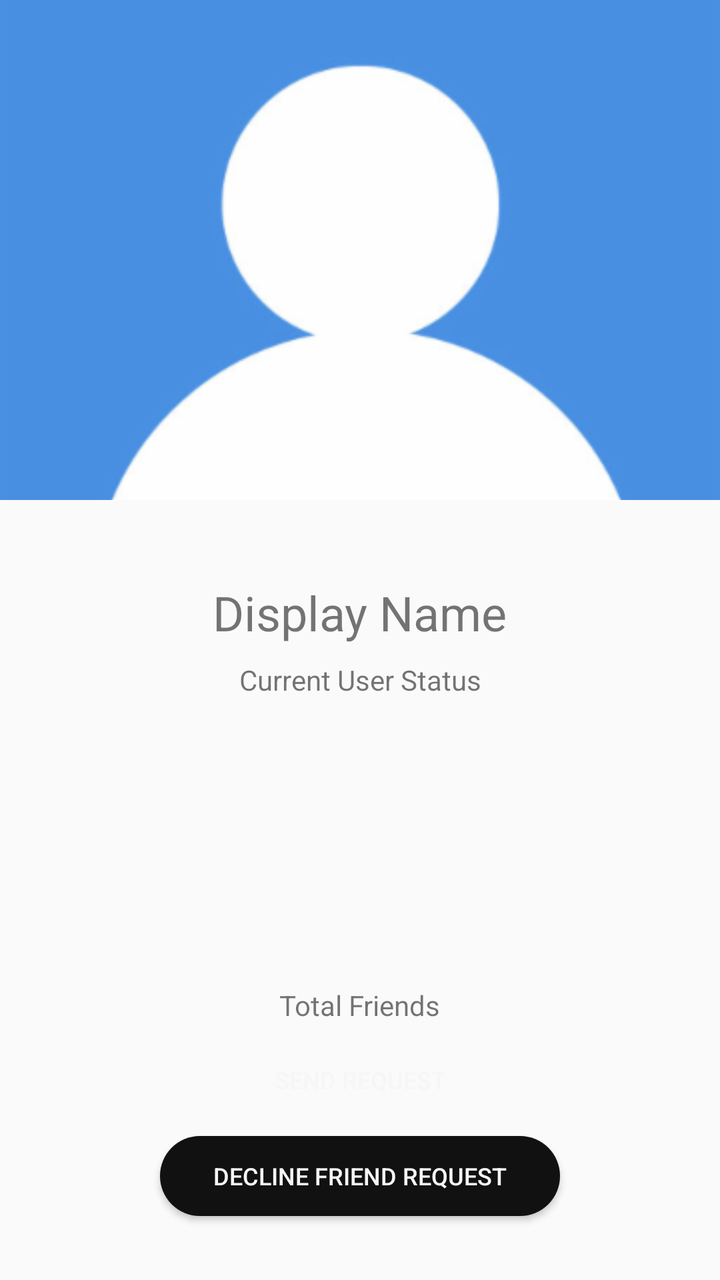
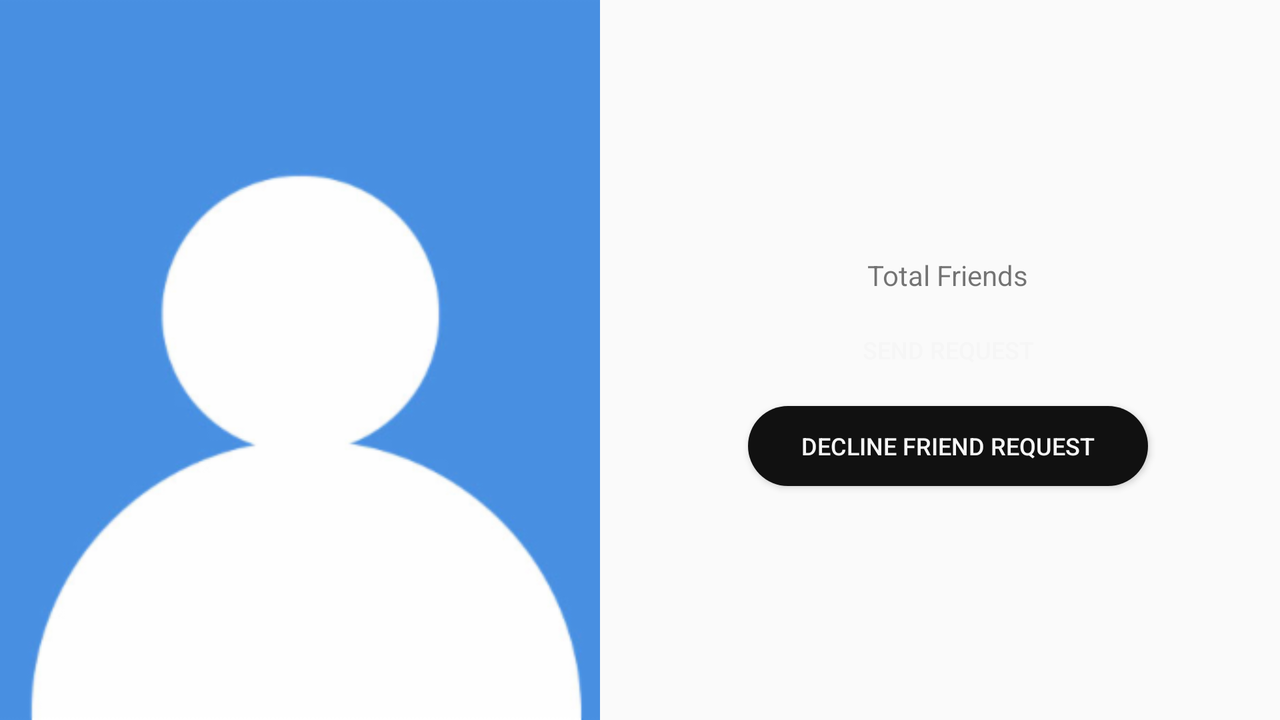

Two renders of one Android screen. The first uses the default layout on a phone; the second uses the alternative layout the repository ships for a different screen configuration, on a matching device. The two XML files are below.
<!-- AndroidManifest.xml: application theme AppTheme -->
<!-- res/layout/activity_profile.xml -->
<?xml version="1.0" encoding="utf-8"?>
<android.support.constraint.ConstraintLayout xmlns:android="http://schemas.android.com/apk/res/android"
    xmlns:app="http://schemas.android.com/apk/res-auto"
    xmlns:tools="http://schemas.android.com/tools"
    android:layout_width="match_parent"
    android:layout_height="match_parent"
    tools:context=".ProfileActivity">

    <ImageView
        android:id="@+id/profile_image"
        android:layout_width="match_parent"
        android:layout_height="250dp"
        android:src="@drawable/default_user"
        android:scaleType="centerCrop"
        app:layout_constraintEnd_toEndOf="parent"
        app:layout_constraintStart_toStartOf="parent"
        app:layout_constraintTop_toTopOf="parent" />

    <TextView
        android:id="@+id/profile_display_name"
        android:layout_width="wrap_content"
        android:layout_height="wrap_content"
        android:layout_marginTop="40dp"
        android:text="@string/profile_display_name"
        android:textSize="24sp"
        app:layout_constraintEnd_toEndOf="parent"
        app:layout_constraintStart_toStartOf="parent"
        app:layout_constraintTop_toBottomOf="@+id/profile_image" />

    <TextView
        android:id="@+id/profile_user_status"
        android:layout_width="wrap_content"
        android:layout_height="wrap_content"
        android:layout_marginTop="8dp"
        android:text="@string/profile_user_status"
        app:layout_constraintEnd_toEndOf="parent"
        app:layout_constraintStart_toStartOf="parent"
        app:layout_constraintTop_toBottomOf="@+id/profile_display_name" />

    <TextView
        android:id="@+id/profile_total_friends"
        android:layout_width="wrap_content"
        android:layout_height="wrap_content"
        android:layout_marginBottom="8dp"
        android:text="@string/profile_total_friends"
        app:layout_constraintBottom_toTopOf="@+id/profile_send_request_btn"
        app:layout_constraintEnd_toEndOf="parent"
        app:layout_constraintStart_toStartOf="parent" />

    <Button
        android:id="@+id/profile_send_request_btn"
        android:layout_width="200dp"
        android:layout_height="40dp"
        android:layout_marginBottom="8dp"
        android:background="@drawable/btn_style"
        android:text="@string/profile_send_request_btn"
        android:textColor="@color/lightTextColor"
        android:textSize="12sp"
        app:layout_constraintBottom_toTopOf="@+id/profile_decline_request_btn"
        app:layout_constraintEnd_toEndOf="parent"
        app:layout_constraintStart_toStartOf="parent" />

    <Button
        android:id="@+id/profile_decline_request_btn"
        android:layout_width="200dp"
        android:layout_height="40dp"
        android:layout_marginBottom="32dp"
        android:background="@drawable/btn_style_dark"
        android:text="@string/profile_decline_friend_request"
        android:textColor="@color/lightTextColor"
        android:textSize="12sp"
        app:layout_constraintBottom_toBottomOf="parent"
        app:layout_constraintEnd_toEndOf="parent"
        app:layout_constraintStart_toStartOf="parent" />
</android.support.constraint.ConstraintLayout>
<!-- resources referenced by this layout -->
<resources>
  <color name="lightTextColor">#f6f6f6</color>
  <!-- drawable btn_style_dark (drawable) -->
  <?xml version="1.0" encoding="utf-8"?>
  <shape xmlns:android="http://schemas.android.com/apk/res/android"
      android:shape="rectangle">
      <corners android:radius="32dp" />
      <solid android:color="@color/darkTextColor" />
  </shape>
  <!-- drawable default_user: png bitmap (drawable-hdpi, 5588 bytes) -->
  <string name="profile_decline_friend_request">Decline Friend Request</string>
  <string name="profile_display_name">Display Name</string>
  <string name="profile_send_request_btn">Send Request</string>
  <string name="profile_total_friends">Total Friends</string>
  <string name="profile_user_status">Current User Status</string>
  <style name="AppTheme" parent="Theme.AppCompat.Light.NoActionBar">
          
          <item name="colorPrimary">@color/colorPrimary</item>
          <item name="colorPrimaryDark">@color/colorPrimaryDark</item>
          <item name="colorAccent">@color/colorAccent</item>
      </style>
  <color name="darkTextColor">#111111</color>
  <color name="colorPrimary">#4990e2</color>
  <color name="colorPrimaryDark">#277ad7</color>
  <color name="colorAccent">#444444</color>
</resources>
<!-- res/layout-land/activity_profile.xml (the repository's variant of the layout above) -->
<!-- drawn on the phone turned sideways -->
<?xml version="1.0" encoding="utf-8"?>
<android.support.constraint.ConstraintLayout xmlns:android="http://schemas.android.com/apk/res/android"
    xmlns:app="http://schemas.android.com/apk/res-auto"
    xmlns:tools="http://schemas.android.com/tools"
    android:layout_width="match_parent"
    android:layout_height="match_parent"
    tools:context=".ProfileActivity">

    <ImageView
        android:id="@+id/profile_image"
        android:layout_width="300dp"
        android:layout_height="match_parent"
        android:scaleType="centerCrop"
        android:src="@drawable/default_user"
        app:layout_constraintStart_toStartOf="parent"
        app:layout_constraintTop_toTopOf="parent" />

    <TextView
        android:id="@+id/profile_display_name"
        android:layout_width="wrap_content"
        android:layout_height="wrap_content"
        android:layout_marginTop="40dp"
        android:text="@string/profile_display_name"
        android:textSize="24sp"
        app:layout_constraintEnd_toEndOf="parent"
        app:layout_constraintTop_toBottomOf="@+id/profile_image" />

    <TextView
        android:id="@+id/profile_user_status"
        android:layout_width="wrap_content"
        android:layout_height="wrap_content"
        android:layout_marginTop="8dp"
        android:text="@string/profile_user_status"
        app:layout_constraintEnd_toEndOf="parent"
        app:layout_constraintTop_toBottomOf="@+id/profile_display_name" />

    <TextView
        android:id="@+id/profile_total_friends"
        android:layout_width="wrap_content"
        android:layout_height="wrap_content"
        android:layout_marginStart="8dp"
        android:layout_marginTop="8dp"
        android:paddingTop="120dp"
        android:text="@string/profile_total_friends"
        app:layout_constraintEnd_toEndOf="parent"
        app:layout_constraintStart_toEndOf="@+id/profile_image"
        app:layout_constraintTop_toTopOf="parent" />

    <Button
        android:id="@+id/profile_send_request_btn"
        android:layout_width="200dp"
        android:layout_height="40dp"
        android:layout_marginStart="8dp"
        android:layout_marginTop="8dp"
        android:background="@drawable/btn_style"
        android:text="@string/profile_send_request_btn"
        android:textColor="@color/lightTextColor"
        android:textSize="12sp"
        app:layout_constraintEnd_toEndOf="parent"
        app:layout_constraintStart_toEndOf="@+id/profile_image"
        app:layout_constraintTop_toBottomOf="@+id/profile_total_friends" />

    <Button
        android:id="@+id/profile_decline_request_btn"
        android:layout_width="200dp"
        android:layout_height="40dp"
        android:layout_marginStart="8dp"
        android:layout_marginTop="8dp"
        android:background="@drawable/btn_style_dark"
        android:text="@string/profile_decline_friend_request"
        android:textColor="@color/lightTextColor"
        android:textSize="12sp"
        app:layout_constraintEnd_toEndOf="parent"
        app:layout_constraintStart_toEndOf="@+id/profile_image"
        app:layout_constraintTop_toBottomOf="@+id/profile_send_request_btn" />
</android.support.constraint.ConstraintLayout>
